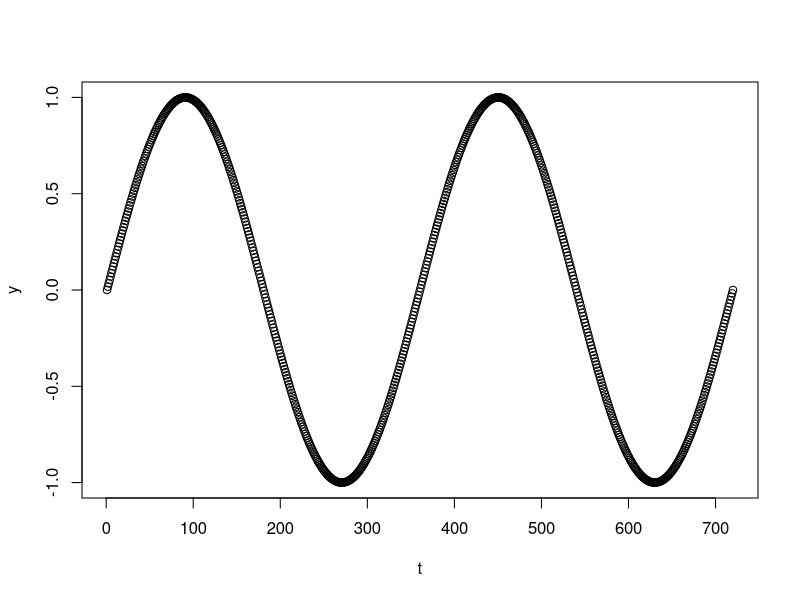

Generate this figure with R: (Note: this script raises an error after producing the figure.)
#In this R script we will generate some demo data using the Sinus function

#We will generate a sinus sequence of 2 frequencies length and subset portions of the sequence 
#of different length that have some overlap between them

#representation of the data
y <- sin(seq(from = 0, to = 4*pi, length.out = 720))
t <- c(1:720)

plot(t, y)

#subset of the data
#we will make 10 subsets of the data that span the whole length and have different lengths in 
#the overlap between them
fractionsList <- list(s1 = c(1:120),
                      s2 = c(80:140),
                      s3 = c(110:210),
                      s4 = c(160:250),
                      s5 = c(230:320),
                      s6 = c(290:400),
                      s7 = c(360:430),
                      s8 = c(400:640),
                      s9 = c(510:710),
                      s10 = c(600:720))



dataList <- lapply(X = fractionsList, function(x){
    
    return(data.frame(t = x, y = y[x]))
    
})

#save the object as an RData file that can be loaded in the test environment
save(dataList, file = 'Demo files/demoData.RData')



